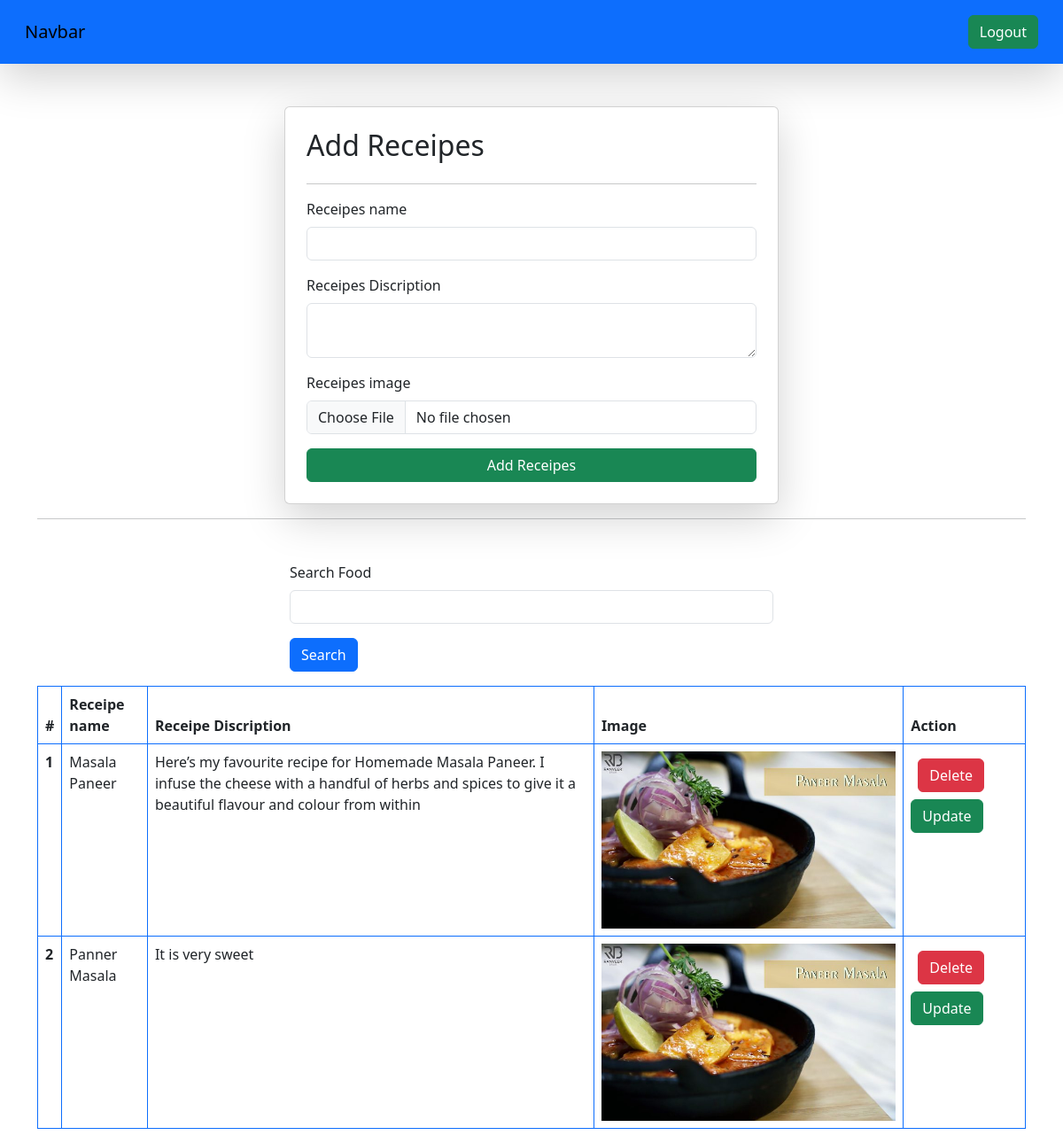
The app's page / (signed in) with its own data.
### vege/models.py (models this page shows)
class Vege(models.Model):
    user=models.ForeignKey(User,on_delete=models.SET_NULL,null=True,blank=True)
    receipe_name=models.CharField(max_length=100)
    receipe_dis=models.TextField()
    receipe_img=models.ImageField(upload_to="recipe")

### vege/views.py (the view, shortened to what this page needs)
# urls.py: path('',receipes,name='receipes'),
@login_required(login_url="/login/")
def receipes(requets):
    queryset=Vege.objects.all()
    if requets.GET.get('search'):
        queryset=queryset.filter(receipe_name__icontains=requets.GET.get('search'))
    context={'receipes':queryset}
    return render(requets,'reciepes.html',context)

### vege/templates/reciepes.html (shortened to what this page needs)
<!DOCTYPE html>
<html>
    <head>
        <link href="https://cdn.jsdelivr.net/npm/bootstrap@5.3.0/dist/css/bootstrap.min.css" rel="stylesheet">
    </head>
    <body>
        <nav class="navbar bg-primary shadow-lg p-3">
          <div class="container-fluid">
            <a class="navbar-brand">Navbar</a>
            <form class="d-flex" role="search">
            {%if request.user.is_authenticated %}
              <a href="/logout/" class="btn btn-success" type="submit">Logout</a>
            {%else%}
            <a href="/login/" class="btn btn-success" type="submit">Login</a>
            {%endif%}
            </form>
          </div>
        </nav>
        <div class="container mt-5">
        <form class="col-6 mx-auto card p-4 shadow-lg" method="post" enctype="multipart/form-data">
            <h2>Add Receipes</h2>
            <hr>
            <div class="mb-3">
              <label for="exampleInputEmail1" class="form-label">Receipes name</label>
              <input name="receipe_name" type="text" class="form-control">
            </div>
            <div class="mb-3">
              <label for="exampleInputPassword1" class="form-label">Receipes Discription</label>
                <textarea name="receipe_dis" class="form-control"></textarea>
            </div>
            <div class="mb-3 ">
                <label for="exampleInputPassword1" class="form-label">Receipes image</label>
              <input name="receipe_img" type="file" class="form-control">
            </div>
            <button type="submit" class="btn btn-success ">Add Receipes</button>
          </form>
          <hr>
        <div class="container mt-5">
          <div class="mx-auto col-6" >
            <form >
            <div class="mb-3">
              <label for="exampleInputEmail1" class="form-label">Search Food</label>
              <input name="search" type="text" class="form-control">
            </div>
            <button type="submit" class="btn btn-primary">Search</button>
          </form>
          </div>
        </div>
          <table class="table p-3 table-bordered border-primary mt-3">
            <thead>
              <tr>
                <th scope="col">#</th>
                <th scope="col">Receipe name</th>
                <th scope="col">Receipe Discription</th>
                <th scope="col">Image</th>
                <th scope="col">Action</th>
              </tr>
            </thead>
            <tbody>
              {%for receipe in receipes%}
              <tr>
                <th scope="row">{{forloop.counter}}</th>
                <td>{{receipe.receipe_name}}</td>
                <td>{{receipe.receipe_dis}}</td>
                <td>
                  <img src="/media/{{receipe.receipe_img}}" style="height:200px"></td>
                  <td>
                    <a href="/delete_receipe/{{ receipe.id }}" class="btn btn-danger m-2" onclick="return confirm('Are you sure you want to delete this recipe?')">Delete</a>
                    <a href="/update/{{receipe.id}}" class="btn btn-success">Update</a>
                  </td>
              </tr>
             {% endfor %}
            </tbody>
          </table>
         </div>
    </body>
</html>

### records on screen
Vege: receipe_name "Masala Paneer", receipe_dis "Here’s my favourite recipe for Homemade Masala Paneer. I infuse the cheese with a handful of herbs and spices to give it a beautiful flavour and colour from within", receipe_img (picture)
Vege: receipe_name "Panner Masala", receipe_dis "It is very sweet", receipe_img (picture)
